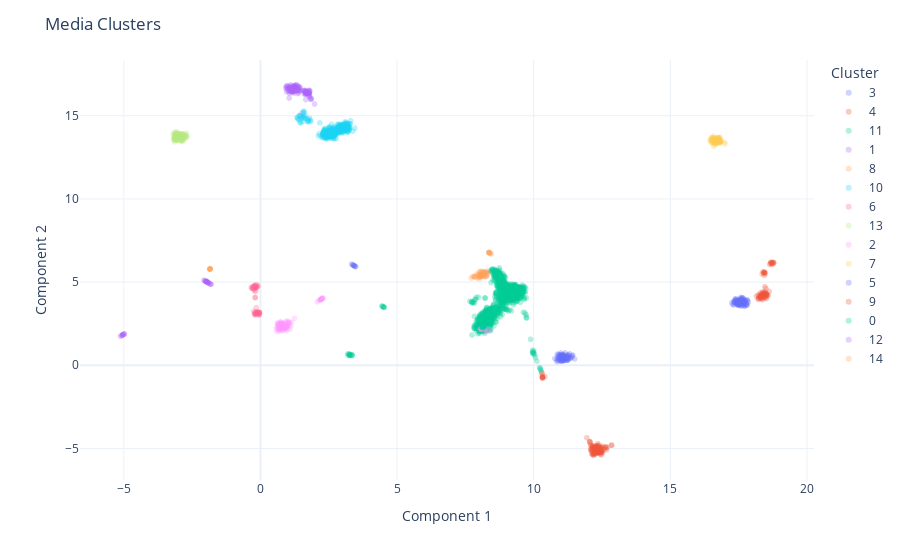

The code cell stored with this chart in its notebook:
### Markdown cell above
#### Visualise the results

### Code cell
# Plot the training points
fig = px.scatter(
    data_frame = reduced_df,
    x = "Component 1",
    y = "Component 2",
    color = "Cluster",
    hover_data = ["taxon_id", "media_id"],
    opacity = 0.3
) 

fig.update_layout(
    title="Media Clusters",
    template="plotly_white"
)

fig.show()

### Figure 1 — Plotly figure (JSON) as saved in the notebook; plotly's stock layout.template omitted (floating-point values rounded to 4 significant figures; data arrays with more than 128 entries replaced by an {"elided": "..."} marker saying what was removed)
{"data": [{"customdata": {"elided": "93x2 str values"}, "hovertemplate": "Cluster=3<br>Component 1=%{x}<br>Component 2=%{y}<br>taxon_id=%{customdata[0]}<br>media_id=%{customdata[1]}<extra></extra>", "legendgroup": "3", "marker": {"color": "#636efa", "opacity": 0.3, "symbol": "circle"}, "mode": "markers", "name": "3", "showlegend": true, "type": "scattergl", "x": [17.56, 17.52, 17.69, 17.67, 17.5, 17.54, 17.72, 17.64, 17.59, 17.56, 17.51, 17.79, 17.78, 17.46, 17.64, 17.37, 17.32, 17.59, 17.58, 17.48, 17.53, 17.42, 17.35, 17.42, 17.34, 17.25, 17.3, 17.37, 17.43, 17.52, 17.67, 17.5, 17.81, 17.36, 17.6, 17.44, 17.42, 17.47, 17.52, 17.5, 17.51, 17.62, 17.39, 17.62, 17.63, 17.68, 17.46, 17.64, 17.47, 17.58, 17.6, 17.72, 17.42, 17.51, 17.81, 17.5, 17.41, 17.7, 17.6, 17.56, 17.72, 17.58, 17.67, 17.42, 17.58, 17.61, 17.74, 17.69, 17.74, 17.79, 17.62, 17.66, 17.74, 17.64, 17.63, 17.81, 17.56, 17.69, 17.49, 17.59, 17.4, 17.85, 17.76, 17.48, 17.66, 17.51, 17.72, 17.4, 17.62, 17.63, 17.42, 17.31, 17.65], "xaxis": "x", "y": [3.846, 3.863, 3.684, 3.733, 3.69, 3.703, 3.873, 3.805, 3.812, 3.668, 3.804, 3.773, 3.668, 3.616, 4.047, 3.994, 3.833, 3.545, 3.691, 3.633, 3.892, 3.749, 3.745, 3.842, 3.876, 3.761, 3.634, 3.761, 3.786, 3.948, 3.77, 3.905, 3.906, 3.84, 3.757, 3.882, 3.726, 3.673, 3.675, 3.71, 3.868, 3.927, 3.961, 4.002, 3.889, 3.655, 3.654, 3.775, 3.856, 4.086, 3.775, 3.697, 3.882, 3.627, 3.939, 3.853, 3.706, 3.867, 3.799, 4.005, 3.556, 3.967, 3.804, 3.962, 3.833, 3.793, 3.884, 3.72, 3.841, 3.599, 3.939, 3.609, 3.891, 4.056, 3.938, 3.639, 3.616, 3.978, 3.672, 3.625, 3.848, 3.8, 3.671, 3.769, 3.72, 3.814, 3.571, 3.85, 3.721, 3.726, 3.74, 3.652, 3.742], "yaxis": "y"}, {"customdata": {"elided": "117x2 str values"}, "hovertemplate": "Cluster=4<br>Component 1=%{x}<br>Component 2=%{y}<br>taxon_id=%{customdata[0]}<br>media_id=%{customdata[1]}<extra></extra>", "legendgroup": "4", "marker": {"color": "#EF553B", "opacity": 0.3, "symbol": "circle"}, "mode": "markers", "name": "4", "showlegend": true, "type": "scattergl", "x": [12.17, 12.08, 12.3, 12.43, 10.4, 12.4, 12.36, 12.15, 12.42, 10.32, 12.4, 11.94, 12.17, 12.29, 12.19, 12.46, 12.49, 12.16, 12.16, 12.23, 12.27, 12.34, 12.13, 12.47, 12.65, 12.32, 12.3, 12.23, 10.33, 12.36, 10.32, 12.29, 12.84, 12.05, 12.21, 12.43, 12.28, 12.38, 12.49, 12.22, 12.29, 12.52, 12.86, 12.43, 12.13, 12.46, 12.5, 12.32, 12.19, 12.68, 12.2, 12.05, 12.38, 12.46, 12.39, 12.07, 12.13, 12.45, 12.2, 12.33, 12.25, 12.18, 12.46, 12.19, 12.37, 12.4, 12.4, 12.18, 12.25, 12.3, 12.62, 12.62, 12.41, 12.38, 10.29, 12.34, 12.13, 12.36, 12.42, 12.32, 12.1, 12.2, 12.08, 12.23, 12.25, 12.57, 12.17, 12.46, 12.51, 12.09, 12.25, 12.35, 12.35, 12.45, 12.15, 12.43, 12.33, 12.28, 10.32, 12.28, 12.39, 12.34, 12.53, 12.2, 12.3, 10.31, 10.32, 12.43, 12.31, 12.32, 12.32, 12.33, 12.14, 12.66, 12.42, 12.45, 10.31], "xaxis": "x", "y": [-4.934, -4.799, -5.196, -5.085, -0.6795, -5.018, -5.288, -4.839, -5.277, -0.7666, -5.176, -4.357, -5.308, -5.265, -5.379, -5.384, -5.126, -4.849, -4.869, -5.309, -5.182, -5.055, -5.15, -5.203, -4.904, -5.207, -4.941, -5.132, -0.7531, -5.178, -0.6888, -5.223, -4.812, -4.598, -5.201, -5.053, -5.269, -5.19, -5.212, -5.019, -4.838, -5.264, -4.806, -4.94, -5.013, -5.181, -5.169, -5.067, -5.306, -4.96, -5.262, -4.586, -5.188, -5.075, -5.229, -4.641, -5.12, -5.338, -5.161, -5.243, -5.344, -5.05, -5.218, -5.409, -5.134, -5.174, -4.944, -4.958, -5.287, -5.144, -4.918, -4.971, -5.045, -4.996, -0.4356, -5.242, -5.335, -5.144, -5.211, -5.228, -4.881, -4.926, -5.106, -5.025, -5.198, -5.065, -5.034, -4.952, -4.942, -5.055, -4.937, -4.826, -4.714, -4.977, -5.104, -5.196, -4.87, -4.921, -0.7353, -4.863, -4.819, -4.977, -4.88, -4.948, -4.921, -0.5171, -0.7404, -5.243, -4.861, -5.038, -4.966, -5.029, -5.336, -5.08, -5.065, -4.993, -0.6744], "yaxis": "y"}, {"customdata": {"elided": "1006x2 str values"}, "hovertemplate": "Cluster=11<br>Component 1=%{x}<br>Component 2=%{y}<br>taxon_id=%{customdata[0]}<br>media_id=%{customdata[1]}<extra></extra>", "legendgroup": "11", "marker": {"color": "#00cc96", "opacity": 0.3, "symbol": "circle"}, "mode": "markers", "name": "11", "showlegend": true, "type": "scattergl", "x": {"elided": "1006 float values"}, "xaxis": "x", "y": {"elided": "1006 float values"}, "yaxis": "y"}, {"customdata": {"elided": "133x2 str values"}, "hovertemplate": "Cluster=1<br>Component 1=%{x}<br>Component 2=%{y}<br>taxon_id=%{customdata[0]}<br>media_id=%{customdata[1]}<extra></extra>", "legendgroup": "1", "marker": {"color": "#ab63fa", "opacity": 0.3, "symbol": "circle"}, "mode": "markers", "name": "1", "showlegend": true, "type": "scattergl", "x": {"elided": "133 float values"}, "xaxis": "x", "y": {"elided": "133 float values"}, "yaxis": "y"}, {"customdata": [["44255", "J24"], ["13689", "J28"], ["1624", "J13"], ["1989", "J43"], ["1502", "J14"], ["562", "J27"], ["1931", "J61"], ["658457", "535b"], ["362", "J74"], ["1492", "104b"], ["406", "J79"], ["646", "J7"], ["1907725", "J346"], ["1280", "J14"], ["1618", "J13"], ["162169", "J22"], ["293", "J12"], ["2303", "J917"], ["85698", "J12"], ["1719", "215b"], ["67351", "J42"], ["1604", "J13"], ["28026", "J13"], ["285", "J22"], ["67263", "J66"], ["1496", "J14"], ["29397", "J84"], ["287", "J156"], ["164451", "J297"], ["1598", "1203a"], ["1506", "104b"], ["1869227", "104c"], ["1931", "J45"], ["2242", "J168"], ["51513", "J26"], ["303", "1a"], ["561067", "1076b"], ["1509", "J14"], ["648", "J12"], ["292", "J12"], ["1613", "J13"], ["34007", "J26"], ["58123", "J51"], ["1931", "J66"], ["194249", "J43"], ["657445", "429c"], ["38027", "141c"], ["317", "1a"], ["1679", "J13"], ["47770", "J13"], ["1561", "J14"], ["1681", "J13"], ["37329", "J43"], ["1411316", "J346"], ["216816", "J13"], ["562", "J12"], ["33013", "J26"], ["1509", "J13"], ["472", "J22"], ["28448", "J597"], ["287", "J12"]], "hovertemplate": "Cluster=8<br>Component 1=%{x}<br>Component 2=%{y}<br>taxon_id=%{customdata[0]}<br>media_id=%{customdata[1]}<extra></extra>", "legendgroup": "8", "marker": {"color": "#FFA15A", "opacity": 0.3, "symbol": "circle"}, "mode": "markers", "name": "8", "showlegend": true, "type": "scattergl", "x": [8.443, 8.074, 8.062, 8.356, 8.054, 8.381, 8.021, 8.269, 7.848, 8.334, 7.823, 8.009, 8.086, 7.906, 8.22, 8.417, 7.992, 8.365, 8.196, 8.358, 8.042, 8.142, 8.22, 8.062, 8.021, 8.082, 7.83, 8.254, 7.916, 8.141, 8.126, 8.103, 8.236, 8.07, 7.95, 8.117, 8.337, 8.001, 8.216, 8.088, 8.133, 8.358, 8.167, 7.71, 8.178, 8.178, 8.2, 7.971, 8.054, 8.092, 8.265, 7.998, 8.375, 8.047, 8.201, 8.328, 8.201, 8.277, 7.767, 8.209, 8.095], "xaxis": "x", "y": [6.696, 5.646, 5.315, 6.784, 5.433, 6.758, 5.37, 5.359, 5.35, 5.676, 5.313, 5.63, 5.618, 5.272, 5.526, 6.721, 5.422, 6.774, 5.554, 6.771, 5.335, 5.506, 5.531, 5.44, 5.307, 5.446, 5.328, 5.571, 5.475, 5.46, 5.364, 5.483, 5.325, 5.506, 5.4, 5.604, 5.586, 5.193, 5.545, 5.463, 5.405, 6.782, 5.606, 5.246, 5.331, 5.509, 5.635, 5.296, 5.47, 5.36, 5.364, 5.52, 6.76, 5.395, 5.421, 5.471, 5.383, 5.585, 5.338, 5.586, 5.413], "yaxis": "y"}, {"customdata": {"elided": "332x2 str values"}, "hovertemplate": "Cluster=10<br>Component 1=%{x}<br>Component 2=%{y}<br>taxon_id=%{customdata[0]}<br>media_id=%{customdata[1]}<extra></extra>", "legendgroup": "10", "marker": {"color": "#19d3f3", "opacity": 0.3, "symbol": "circle"}, "mode": "markers", "name": "10", "showlegend": true, "type": "scattergl", "x": {"elided": "332 float values"}, "xaxis": "x", "y": {"elided": "332 float values"}, "yaxis": "y"}, {"customdata": [["1600", "J21"], ["1849278", "J14"], ["2751", "J17"], ["1179787", "J14"], ["2447885", "J14"], ["1911679", "J14"], ["[{'NCBI tax id': 479436, 'Matching level': 'strain'}, {'NCBI tax id': 29466, 'Matching level': 'species'}]", "J14"], ["[{'NCBI tax id': 763034, 'Matching level': 'strain'}, {'NCBI tax id': 626930, 'Matching level': 'species'}]", "J14"], ["[{'NCBI tax id': 484018, 'Matching level': 'strain'}, {'NCBI tax id': 310297, 'Matching level': 'species'}]", "J14"], ["[{'NCBI tax id': 2750, 'Matching level': 'species'}, {'NCBI tax id': 1449342, 'Matching level': 'strain'}]", "J17"], ["[{'NCBI tax id': 376806, 'Matching level': 'species'}, {'NCBI tax id': 1121096, 'Matching level': 'strain'}]", "J14"], ["1179782", "J14"], ["302912", "J14"], ["2605782", "J14"], ["[{'NCBI tax id': 1307442, 'Matching level': 'strain'}, {'NCBI tax id': 1583098, 'Matching level': 'species'}]", "J14"], ["2652290", "J14"], ["1159213", "J14"], ["2650158", "J14"], ["[{'NCBI tax id': 1133319, 'Matching level': 'species'}, {'NCBI tax id': 1445607, 'Matching level': 'strain'}]", "J14"], ["[{'NCBI tax id': 169435, 'Matching level': 'species'}, {'NCBI tax id': 445972, 'Matching level': 'strain'}]", "J14"], ["1559", "J14"], ["2490855", "J14"], ["[{'NCBI tax id': 449673, 'Matching level': 'strain'}, {'NCBI tax id': 46506, 'Matching level': 'species'}]", "J14"], ["556053", "J346"], ["[{'NCBI tax id': 1316584, 'Matching level': 'strain'}, {'NCBI tax id': 135079, 'Matching level': 'species'}]", "J14"], ["[{'NCBI tax id': 157687, 'Matching level': 'species'}, {'NCBI tax id': 1122174, 'Matching level': 'strain'}]", "J14"], ["[{'NCBI tax id': 1673725, 'Matching level': 'species'}, {'NCBI tax id': 1175452, 'Matching level': 'species'}]", "J14"], ["2292441", "J14"], ["[{'NCBI tax id': 1437601, 'Matching level': 'strain'}, {'NCBI tax id': 1688, 'Matching level': 'species'}]", "J19"], ["[{'NCBI tax id': 39483, 'Matching level': 'species'}, {'NCBI tax id': 649755, 'Matching level': 'strain'}]", "J14"], ["460384", "J14"], ["[{'NCBI tax id': 1236512, 'Matching level': 'strain'}, {'NCBI tax id': 691816, 'Matching level': 'species'}]", "J14"], ["1796635", "J14"], ["1655", "J14"], ["285729", "J14"], ["28135", "J14"], ["[{'NCBI tax id': 1410649, 'Matching level': 'strain'}, {'NCBI tax id': 180164, 'Matching level': 'species'}]", "J14"], ["78343", "J14"], ["[{'NCBI tax id': 1121107, 'Matching level': 'strain'}, {'NCBI tax id': 35760, 'Matching level': 'species'}]", "J19"], ["102148", "J14"], ["[{'NCBI tax id': 667015, 'Matching level': 'strain'}, {'NCBI tax id': 376805, 'Matching level': 'species'}]", "J14"], ["[{'NCBI tax id': 1695, 'Matching level': 'subspecies'}, {'NCBI tax id': 1437597, 'Matching level': 'strain'}]", "J19"], ["[{'NCBI tax id': 393480, 'Matching level': 'strain'}, {'NCBI tax id': 76857, 'Matching level': 'species'}]", "J14"], ["[{'NCBI tax id': 997353, 'Matching level': 'strain'}, {'NCBI tax id': 60133, 'Matching level': 'species'}]", "J14"], ["418198", "J21"], ["[{'NCBI tax id': 762983, 'Matching level': 'strain'}, {'NCBI tax id': 626938, 'Matching level': 'species'}]", "J14"], ["2652293", "J14"], ["28136", "J14"], ["[{'NCBI tax id': 1121342, 'Matching level': 'strain'}, {'NCBI tax id': 1519, 'Matching level': 'species'}]", "J14"], ["[{'NCBI tax id': 1291051, 'Matching level': 'strain'}, {'NCBI tax id': 342942, 'Matching level': 'species'}]", "J14"], ["[{'NCBI tax id': 1410648, 'Matching level': 'strain'}, {'NCBI tax id': 33905, 'Matching level': 'species'}]", "J19"], ["[{'NCBI tax id': 553178, 'Matching level': 'strain'}, {'NCBI tax id': 1017, 'Matching level': 'species'}]", "J14"], ["574930", "J14"]], "hovertemplate": "Cluster=6<br>Component 1=%{x}<br>Component 2=%{y}<br>taxon_id=%{customdata[0]}<br>media_id=%{customdata[1]}<extra></extra>", "legendgroup": "6", "marker": {"color": "#FF6692", "opacity": 0.3, "symbol": "circle"}, "mode": "markers", "name": "6", "showlegend": true, "type": "scattergl", "x": [-0.0569, -0.1002, -0.1602, -0.05729, -0.04941, -0.3373, -0.2204, -0.1303, -0.2284, -0.2661, -0.2017, -0.2771, -0.126, -0.1828, -0.102, -0.1163, -0.1426, -0.3267, -0.1524, -0.2858, -0.05831, -0.1675, -0.22, -0.04195, -0.2145, -0.174, -0.08599, -0.08181, -0.2602, -0.1782, -0.1767, -0.1406, -0.02963, -0.1, -0.2357, -0.052, -0.1933, -0.1712, -0.06205, -0.1942, -0.177, -0.1535, -0.2417, -0.2262, -0.1839, -0.1627, -0.03716, -0.2462, -0.123, -0.1929, -0.2035, -0.2011, -0.1936], "xaxis": "x", "y": [3.113, 3.166, 3.129, 3.035, 3.025, 4.703, 3.052, 4.695, 4.657, 4.597, 4.691, 4.672, 3.199, 4.711, 3.116, 4.7, 4.765, 4.634, 3.47, 4.624, 3.158, 3.133, 4.482, 3.187, 4.743, 4.438, 3.134, 4.78, 4.724, 3.182, 4.66, 3.129, 3.163, 3.204, 4.593, 3.076, 4.793, 4.716, 3.121, 4.077, 3.116, 4.854, 4.764, 4.792, 4.683, 3.046, 3.156, 3.249, 3.2, 3.051, 3.163, 3.089, 4.064], "yaxis": "y"}, {"customdata": {"elided": "98x2 str values"}, "hovertemplate": "Cluster=13<br>Component 1=%{x}<br>Component 2=%{y}<br>taxon_id=%{customdata[0]}<br>media_id=%{customdata[1]}<extra></extra>", "legendgroup": "13", "marker": {"color": "#B6E880", "opacity": 0.3, "symbol": "circle"}, "mode": "markers", "name": "13", "showlegend": true, "type": "scattergl", "x": [-2.683, -2.863, -3.096, -3.042, -2.719, -2.876, -2.95, -3.067, -2.854, -3.087, -2.968, -3.151, -2.994, -3.167, -3.126, -3.018, -2.961, -2.726, -2.871, -3.204, -3.044, -2.85, -3.063, -3.023, -3.163, -3.138, -2.982, -3.081, -3.135, -3.148, -2.875, -3.127, -2.962, -2.959, -2.887, -3.074, -3.096, -3.056, -3.052, -2.919, -2.813, -2.923, -3.065, -3.186, -2.994, -2.889, -3.009, -3.077, -2.917, -3.063, -3.011, -2.888, -2.923, -3.097, -2.864, -3.117, -3.099, -3.07, -3.06, -3.024, -2.912, -2.717, -2.888, -2.828, -2.981, -2.804, -3.141, -2.959, -2.944, -2.736, -3.117, -2.878, -3.013, -3.149, -3.111, -2.845, -2.964, -3.057, -2.8, -2.796, -3.099, -2.906, -2.862, -2.852, -2.728, -3.084, -3.16, -2.807, -3.127, -3.1, -3.014, -3.075, -2.739, -3.133, -2.846, -2.98, -2.881, -2.87], "xaxis": "x", "y": [13.71, 13.86, 13.87, 13.91, 13.78, 13.88, 13.79, 13.93, 13.6, 13.54, 13.92, 13.69, 13.91, 13.69, 13.91, 13.74, 13.72, 13.95, 13.91, 13.92, 13.89, 13.86, 13.63, 13.77, 13.62, 13.52, 13.76, 13.89, 13.73, 13.86, 13.52, 13.64, 13.81, 13.87, 13.9, 13.86, 13.89, 14.03, 13.82, 13.82, 13.72, 13.68, 13.79, 13.56, 13.53, 13.48, 13.78, 13.82, 13.83, 13.78, 13.78, 13.71, 13.5, 13.92, 13.92, 13.76, 13.52, 13.84, 13.64, 13.68, 13.57, 13.79, 13.68, 13.65, 13.53, 13.6, 13.62, 13.79, 13.61, 13.78, 13.62, 13.64, 13.72, 13.43, 13.72, 13.45, 13.67, 13.53, 13.67, 13.85, 13.75, 13.61, 13.69, 13.62, 13.89, 13.75, 13.81, 13.75, 13.73, 13.56, 13.85, 13.97, 13.66, 14.02, 13.52, 13.65, 13.58, 13.76], "yaxis": "y"}, {"customdata": {"elided": "121x2 str values"}, "hovertemplate": "Cluster=2<br>Component 1=%{x}<br>Component 2=%{y}<br>taxon_id=%{customdata[0]}<br>media_id=%{customdata[1]}<extra></extra>", "legendgroup": "2", "marker": {"color": "#FF97FF", "opacity": 0.3, "symbol": "circle"}, "mode": "markers", "name": "2", "showlegend": true, "type": "scattergl", "x": [0.9676, 0.7349, 0.7923, 0.9241, 0.9423, 2.204, 1.242, 2.231, 0.6979, 0.8349, 0.7525, 2.278, 0.6092, 0.6924, 0.9628, 8.249, 0.8578, 1.062, 2.072, 1.125, 0.7582, 1.055, 2.236, 0.8278, 0.8031, 0.5802, 0.6734, 0.9388, 8.173, 8.214, 0.8613, 0.78, 0.7164, 0.6647, 0.7199, 0.819, 2.243, 0.8828, 0.7215, 0.747, 0.8822, 0.6407, 0.9183, 0.6983, 8.209, 1.03, 8.263, 0.6098, 0.7189, 0.8124, 2.191, 2.212, 0.6427, 0.6957, 0.7365, 0.6347, 8.226, 0.7121, 0.6877, 8.073, 0.7248, 0.9561, 2.152, 0.8145, 0.7903, 8.255, 2.286, 0.7488, 8.083, 0.9771, 0.8656, 0.7166, 0.8365, 8.091, 0.7564, 0.9836, 0.8132, 0.6949, 0.8097, 0.7325, 0.7332, 8.032, 0.7313, 2.192, 0.6242, 8.262, 0.9601, 0.8206, 1.002, 0.938, 0.7918, 0.8688, 0.7766, 0.6465, 8.424, 8.082, 0.768, 0.932, 0.885, 0.9319, 2.219, 0.9432, 0.6771, 1.02, 0.903, 8.301, 8.341, 0.7633, 0.906, 1.072, 0.8666, 8.301, 0.6772, 0.6853, 0.844, 0.9912, 1.114, 0.8885, 2.266, 0.861, 8.355], "xaxis": "x", "y": [2.356, 2.24, 2.407, 2.275, 2.494, 3.954, 2.817, 3.98, 2.188, 2.263, 2.417, 4.028, 2.164, 2.368, 2.365, 2.066, 2.354, 2.541, 3.806, 2.589, 2.591, 2.575, 3.987, 2.283, 2.393, 2.258, 2.388, 2.397, 2.24, 2.258, 2.24, 2.139, 2.216, 2.45, 2.256, 2.082, 3.997, 2.4, 2.176, 2.263, 2.337, 2.422, 2.21, 2.214, 2.18, 2.593, 2.07, 2.016, 2.414, 2.426, 3.944, 3.961, 2.365, 2.302, 2.51, 2.539, 2.232, 2.483, 2.287, 2.218, 2.322, 2.108, 3.904, 2.416, 2.522, 2.1, 4.037, 2.366, 2.175, 2.384, 2.435, 2.19, 2.434, 2.197, 2.416, 2.663, 2.26, 2.477, 2.544, 2.339, 2.518, 2.161, 2.615, 3.94, 2.524, 2.082, 2.287, 2.326, 2.504, 2.24, 2.486, 2.398, 2.225, 2.161, 2.11, 2.186, 2.399, 2.616, 2.366, 2.551, 3.969, 2.36, 2.373, 2.405, 2.248, 2.056, 2.14, 2.116, 2.198, 2.168, 2.351, 2.069, 2.197, 2.062, 2.187, 2.282, 2.382, 2.405, 4.043, 2.273, 2.083], "yaxis": "y"}, {"customdata": {"elided": "76x2 str values"}, "hovertemplate": "Cluster=7<br>Component 1=%{x}<br>Component 2=%{y}<br>taxon_id=%{customdata[0]}<br>media_id=%{customdata[1]}<extra></extra>", "legendgroup": "7", "marker": {"color": "#FECB52", "opacity": 0.3, "symbol": "circle"}, "mode": "markers", "name": "7", "showlegend": true, "type": "scattergl", "x": [16.63, 16.6, 16.78, 16.53, 16.81, 16.72, 16.97, 16.85, 16.68, 16.56, 16.57, 16.6, 16.66, 16.59, 16.69, 16.58, 16.78, 16.68, 16.75, 16.56, 16.82, 16.75, 16.79, 16.45, 16.77, 16.67, 16.66, 16.59, 16.7, 16.62, 16.72, 16.67, 16.83, 16.5, 16.8, 16.58, 16.7, 16.71, 16.66, 16.62, 16.76, 16.58, 16.65, 16.53, 16.8, 16.82, 16.76, 16.61, 16.67, 16.53, 16.56, 16.58, 16.49, 16.51, 16.56, 16.78, 16.63, 16.79, 16.54, 16.56, 16.68, 16.49, 16.68, 16.64, 16.84, 16.73, 16.71, 16.61, 16.62, 16.84, 16.57, 16.77, 16.83, 16.5, 16.55, 17.0], "xaxis": "x", "y": [13.35, 13.57, 13.42, 13.67, 13.43, 13.52, 13.41, 13.47, 13.32, 13.49, 13.64, 13.55, 13.31, 13.16, 13.46, 13.78, 13.47, 13.52, 13.69, 13.6, 13.41, 13.48, 13.37, 13.51, 13.4, 13.61, 13.47, 13.66, 13.57, 13.42, 13.53, 13.63, 13.49, 13.49, 13.68, 13.52, 13.38, 13.67, 13.51, 13.57, 13.55, 13.32, 13.64, 13.52, 13.69, 13.36, 13.69, 13.57, 13.45, 13.38, 13.54, 13.43, 13.68, 13.62, 13.49, 13.65, 13.48, 13.5, 13.46, 13.58, 13.35, 13.57, 13.54, 13.38, 13.54, 13.54, 13.46, 13.38, 13.62, 13.48, 13.69, 13.59, 13.42, 13.38, 13.51, 13.32], "yaxis": "y"}, {"customdata": {"elided": "89x2 str values"}, "hovertemplate": "Cluster=5<br>Component 1=%{x}<br>Component 2=%{y}<br>taxon_id=%{customdata[0]}<br>media_id=%{customdata[1]}<extra></extra>", "legendgroup": "5", "marker": {"color": "#636efa", "opacity": 0.3, "symbol": "circle"}, "mode": "markers", "name": "5", "showlegend": true, "type": "scattergl", "x": [11.32, 11.12, 11.1, 3.404, 11.02, 11.05, 11.42, 11.07, 11.0, 11.21, 11.07, 10.88, 10.84, 11.1, 3.449, 11.34, 11.16, 3.466, 11.02, 10.86, 3.415, 11.3, 11.27, 11.26, 11.24, 11.07, 11.11, 11.1, 3.372, 11.39, 11.21, 11.02, 11.02, 11.22, 11.49, 11.25, 11.07, 11.0, 11.11, 11.23, 11.07, 3.481, 3.411, 11.14, 11.28, 11.19, 11.26, 10.88, 11.1, 11.08, 11.01, 11.02, 11.04, 10.86, 11.35, 10.99, 11.0, 11.06, 11.08, 11.18, 11.09, 10.91, 11.15, 10.98, 10.99, 11.22, 10.94, 10.99, 10.77, 10.94, 10.92, 11.14, 11.16, 11.02, 11.09, 11.09, 10.96, 3.334, 10.93, 10.96, 10.91, 11.21, 11.03, 11.2, 11.21, 11.09, 10.94, 11.15, 11.41], "xaxis": "x", "y": [0.6835, 0.3532, 0.2631, 6.007, 0.5323, 0.5828, 0.607, 0.3015, 0.5707, 0.4431, 0.6322, 0.364, 0.3166, 0.3199, 5.962, 0.4519, 0.4178, 5.945, 0.3793, 0.2136, 5.996, 0.5292, 0.6052, 0.4149, 0.6202, 0.4317, 0.4838, 0.5057, 6.039, 0.4882, 0.3998, 0.5986, 0.239, 0.3147, 0.3784, 0.3065, 0.5173, 0.4673, 0.312, 0.5588, 0.4963, 5.93, 5.999, 0.3424, 0.4626, 0.2995, 0.3278, 0.5136, 0.4745, 0.5995, 0.4354, 0.2725, 0.3078, 0.6738, 0.4266, 0.3584, 0.4231, 0.4067, 0.5221, 0.4462, 0.481, 0.3771, 0.5472, 0.7396, 0.5632, 0.5452, 0.3861, 0.5905, 0.4066, 0.4719, 0.2889, 0.4925, 0.3891, 0.6468, 0.517, 0.6564, 0.5786, 6.077, 0.5152, 0.2608, 0.6382, 0.4102, 0.2835, 0.4275, 0.5172, 0.5105, 0.6336, 0.7403, 0.577], "yaxis": "y"}, {"customdata": {"elided": "73x2 str values"}, "hovertemplate": "Cluster=9<br>Component 1=%{x}<br>Component 2=%{y}<br>taxon_id=%{customdata[0]}<br>media_id=%{customdata[1]}<extra></extra>", "legendgroup": "9", "marker": {"color": "#EF553B", "opacity": 0.3, "symbol": "circle"}, "mode": "markers", "name": "9", "showlegend": true, "type": "scattergl", "x": [18.39, 18.43, 18.46, 18.56, 18.78, 18.51, 18.7, 18.3, 18.69, 18.53, 18.29, 18.48, 18.61, 18.32, 18.49, 18.51, 18.41, 18.25, 18.15, 18.67, 18.41, 18.35, 18.44, 18.5, 18.32, 18.37, 18.41, 18.77, 18.71, 18.34, 18.43, 18.73, 18.23, 18.45, 18.36, 18.31, 18.48, 18.37, 18.51, 18.3, 18.24, 18.74, 18.41, 18.63, 18.31, 18.37, 18.37, 18.48, 18.21, 18.42, 18.39, 18.21, 18.51, 18.45, 18.3, 18.42, 18.46, 18.36, 18.36, 18.57, 18.43, 18.68, 18.29, 18.45, 18.44, 18.5, 18.33, 18.38, 18.44, 18.43, 18.45, 18.5, 18.78], "xaxis": "x", "y": [5.625, 5.563, 4.39, 4.174, 6.121, 4.287, 6.122, 4.064, 6.159, 4.192, 4.237, 4.306, 4.438, 4.097, 4.133, 4.254, 4.306, 4.114, 4.157, 6.146, 4.157, 4.163, 5.412, 4.333, 4.202, 4.344, 4.249, 6.177, 6.051, 4.201, 5.562, 6.183, 4.056, 4.085, 4.26, 4.146, 4.276, 4.262, 4.019, 4.361, 4.009, 6.146, 4.301, 6.066, 4.011, 4.17, 4.222, 5.52, 3.965, 4.132, 4.411, 4.223, 4.232, 5.592, 4.193, 4.153, 4.718, 4.076, 5.491, 4.243, 5.559, 6.197, 4.096, 4.052, 4.283, 4.611, 4.019, 3.944, 4.305, 5.588, 4.362, 4.208, 6.174], "yaxis": "y"}, {"customdata": {"elided": "320x2 str values"}, "hovertemplate": "Cluster=0<br>Component 1=%{x}<br>Component 2=%{y}<br>taxon_id=%{customdata[0]}<br>media_id=%{customdata[1]}<extra></extra>", "legendgroup": "0", "marker": {"color": "#00cc96", "opacity": 0.3, "symbol": "circle"}, "mode": "markers", "name": "0", "showlegend": true, "type": "scattergl", "x": {"elided": "320 float values"}, "xaxis": "x", "y": {"elided": "320 float values"}, "yaxis": "y"}, {"customdata": [["207243", "J280"], ["1639", "J70"], ["287", "J75"], ["1871", "J42"], ["[{'NCBI tax id': 554283, 'Matching level': 'species'}, {'NCBI tax id': 1453505, 'Matching level': 'strain'}]", "J346"], ["472", "J75"], ["51669", "J72"], ["78556", "J118"], ["1373", "J75"], ["1280", "J27"], ["54076", "J267"], ["486270", "J346"], ["1335", "J141"], ["37482", "J49"], ["1496", "J84"], ["53444", "J291"], ["146827", "J282"], ["408", "J79"], ["1596", "J84"], ["1931", "J58"], ["172827", "J276"], ["128944", "J282"], ["1685415", "J22"], ["266128", "J346"], ["[{'NCBI tax id': 363832, 'Matching level': 'species'}, {'NCBI tax id': 1123262, 'Matching level': 'strain'}]", "J346"], ["615", "J22"], ["381", "J254"]], "hovertemplate": "Cluster=12<br>Component 1=%{x}<br>Component 2=%{y}<br>taxon_id=%{customdata[0]}<br>media_id=%{customdata[1]}<extra></extra>", "legendgroup": "12", "marker": {"color": "#ab63fa", "opacity": 0.3, "symbol": "circle"}, "mode": "markers", "name": "12", "showlegend": true, "type": "scattergl", "x": [-5.079, -1.994, -1.916, -1.963, -5.125, -1.928, -1.979, -1.988, -1.844, -1.826, -5.015, -1.964, -2.007, -1.967, -1.898, -5.063, -5.034, -1.928, -2.0, -2.047, -5.043, -5.043, -2.065, -4.98, -4.989, -1.808, -1.911], "xaxis": "x", "y": [1.79, 5.036, 4.962, 5.013, 1.745, 4.989, 5.028, 5.037, 4.894, 4.882, 1.855, 5.01, 5.055, 5.054, 4.945, 1.807, 1.835, 4.966, 5.044, 5.079, 1.827, 1.827, 5.111, 1.889, 1.88, 4.862, 4.962], "yaxis": "y"}, {"customdata": [["[{'NCBI tax id': 209247, 'Matching level': 'species'}, {'NCBI tax id': 1210099, 'Matching level': 'strain'}]", "J43"], ["115433", "J42"], ["1007095", "J346"], ["1411121", "J346"], ["348042", "J30"], ["837", "J469"], ["[{'NCBI tax id': 1302724, 'Matching level': 'strain'}, {'NCBI tax id': 202862, 'Matching level': 'species'}]", "J42"]], "hovertemplate": "Cluster=14<br>Component 1=%{x}<br>Component 2=%{y}<br>taxon_id=%{customdata[0]}<br>media_id=%{customdata[1]}<extra></extra>", "legendgroup": "14", "marker": {"color": "#FFA15A", "opacity": 0.3, "symbol": "circle"}, "mode": "markers", "name": "14", "showlegend": true, "type": "scattergl", "x": [-1.841, -1.839, -1.847, -1.848, -1.847, -1.863, -1.847], "xaxis": "x", "y": [5.795, 5.797, 5.788, 5.787, 5.788, 5.772, 5.788], "yaxis": "y"}], "layout": {"legend": {"title": {"text": "Cluster"}, "tracegroupgap": 0}, "margin": {"t": 60}, "title": {"text": "Media Clusters"}, "xaxis": {"anchor": "y", "domain": [0, 1], "title": {"text": "Component 1"}}, "yaxis": {"anchor": "x", "domain": [0, 1], "title": {"text": "Component 2"}}}}
